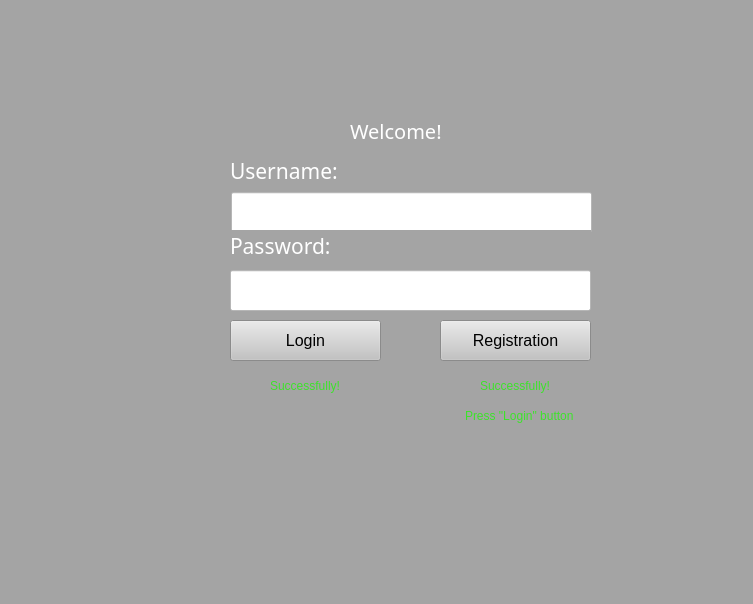
<?xml version="1.0" encoding="UTF-8"?>
<ui version="4.0">
 <class>LoginW</class>
 <widget class="QMainWindow" name="LoginW">
  <property name="geometry">
   <rect>
    <x>0</x>
    <y>0</y>
    <width>753</width>
    <height>604</height>
   </rect>
  </property>
  <property name="windowTitle">
   <string>MainWindow</string>
  </property>
  <property name="styleSheet">
   <string notr="true">background-color: rgb(164, 164, 164);</string>
  </property>
  <widget class="QWidget" name="centralwidget">
   <widget class="QPushButton" name="reg_btn">
    <property name="geometry">
     <rect>
      <x>440</x>
      <y>320</y>
      <width>151</width>
      <height>41</height>
     </rect>
    </property>
    <property name="font">
     <font>
      <pointsize>12</pointsize>
     </font>
    </property>
    <property name="styleSheet">
     <string notr="true">background-color: rgb(195, 195, 195);</string>
    </property>
    <property name="text">
     <string>Registration</string>
    </property>
   </widget>
   <widget class="QPushButton" name="login_btn">
    <property name="geometry">
     <rect>
      <x>230</x>
      <y>320</y>
      <width>151</width>
      <height>41</height>
     </rect>
    </property>
    <property name="font">
     <font>
      <pointsize>12</pointsize>
     </font>
    </property>
    <property name="styleSheet">
     <string notr="true">background-color: rgb(195, 195, 195);</string>
    </property>
    <property name="text">
     <string>Login</string>
    </property>
   </widget>
   <widget class="QLabel" name="welcome_label">
    <property name="geometry">
     <rect>
      <x>350</x>
      <y>110</y>
      <width>121</width>
      <height>41</height>
     </rect>
    </property>
    <property name="font">
     <font>
      <family>Dungeon</family>
      <pointsize>15</pointsize>
      <weight>50</weight>
      <italic>false</italic>
      <bold>false</bold>
     </font>
    </property>
    <property name="styleSheet">
     <string notr="true">font: 15pt &quot;Dungeon&quot;;
color: rgb(255, 255, 255);</string>
    </property>
    <property name="text">
     <string>Welcome!</string>
    </property>
   </widget>
   <widget class="QLabel" name="DuoPix_label">
    <property name="geometry">
     <rect>
      <x>360</x>
      <y>370</y>
      <width>131</width>
      <height>121</height>
     </rect>
    </property>
    <property name="text">
     <string/>
    </property>
    <property name="pixmap">
     <pixmap>images/Duo/DUOCOOLLW.jpg</pixmap>
    </property>
   </widget>
   <widget class="QPushButton" name="secret_btn">
    <property name="geometry">
     <rect>
      <x>0</x>
      <y>0</y>
      <width>21</width>
      <height>20</height>
     </rect>
    </property>
    <property name="text">
     <string/>
    </property>
    <property name="flat">
     <bool>true</bool>
    </property>
   </widget>
   <widget class="QLineEdit" name="user_edit">
    <property name="geometry">
     <rect>
      <x>231</x>
      <y>192</y>
      <width>361</width>
      <height>41</height>
     </rect>
    </property>
    <property name="font">
     <font>
      <pointsize>12</pointsize>
     </font>
    </property>
    <property name="styleSheet">
     <string notr="true">background-color: rgb(255, 255, 255);</string>
    </property>
   </widget>
   <widget class="QLabel" name="password_label">
    <property name="geometry">
     <rect>
      <x>230</x>
      <y>230</y>
      <width>361</width>
      <height>31</height>
     </rect>
    </property>
    <property name="font">
     <font>
      <family>Noto Serif Cond</family>
      <pointsize>16</pointsize>
      <weight>50</weight>
      <italic>false</italic>
      <bold>false</bold>
     </font>
    </property>
    <property name="styleSheet">
     <string notr="true">color: rgb(255, 255, 255);
font: 16pt &quot;Noto Serif Cond&quot;;
</string>
    </property>
    <property name="text">
     <string>Password:</string>
    </property>
   </widget>
   <widget class="QLabel" name="user_label">
    <property name="geometry">
     <rect>
      <x>230</x>
      <y>150</y>
      <width>361</width>
      <height>41</height>
     </rect>
    </property>
    <property name="font">
     <font>
      <family>Noto Serif Cond</family>
      <pointsize>16</pointsize>
      <weight>50</weight>
      <italic>false</italic>
      <bold>false</bold>
     </font>
    </property>
    <property name="styleSheet">
     <string notr="true">color: rgb(255, 255, 255);
font: 16pt &quot;Noto Serif Cond&quot;;
</string>
    </property>
    <property name="text">
     <string>Username:</string>
    </property>
   </widget>
   <widget class="QLineEdit" name="password_edit">
    <property name="geometry">
     <rect>
      <x>230</x>
      <y>270</y>
      <width>361</width>
      <height>41</height>
     </rect>
    </property>
    <property name="font">
     <font>
      <pointsize>12</pointsize>
     </font>
    </property>
    <property name="styleSheet">
     <string notr="true">background-color: rgb(255, 255, 255);</string>
    </property>
   </widget>
   <widget class="QLabel" name="succ_label">
    <property name="geometry">
     <rect>
      <x>270</x>
      <y>370</y>
      <width>71</width>
      <height>31</height>
     </rect>
    </property>
    <property name="styleSheet">
     <string notr="true">font: 10pt &quot;Times New Roman&quot;;
color: rgb(60, 227, 42)</string>
    </property>
    <property name="text">
     <string>Successfully!</string>
    </property>
   </widget>
   <widget class="QLabel" name="succ2_label">
    <property name="geometry">
     <rect>
      <x>480</x>
      <y>370</y>
      <width>71</width>
      <height>31</height>
     </rect>
    </property>
    <property name="styleSheet">
     <string notr="true">font: 10pt &quot;Times New Roman&quot;;
color: rgb(60, 227, 42)</string>
    </property>
    <property name="text">
     <string>Successfully!</string>
    </property>
   </widget>
   <widget class="QLabel" name="press_label">
    <property name="geometry">
     <rect>
      <x>465</x>
      <y>400</y>
      <width>111</width>
      <height>31</height>
     </rect>
    </property>
    <property name="styleSheet">
     <string notr="true">font: 10pt &quot;Times New Roman&quot;;
color: rgb(60, 227, 42)</string>
    </property>
    <property name="text">
     <string>Press &quot;Login&quot; button</string>
    </property>
   </widget>
  </widget>
  <widget class="QStatusBar" name="statusbar"/>
 </widget>
 <resources/>
 <connections/>
</ui>
